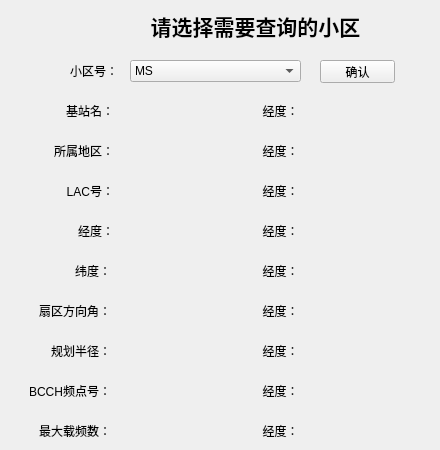
     <widget class="QWidget" name="page_11">
      <widget class="QComboBox" name="comboBox_4">
       <property name="geometry">
        <rect>
         <x>130</x>
         <y>60</y>
         <width>171</width>
         <height>22</height>
        </rect>
       </property>
       <item>
        <property name="text">
         <string>MS</string>
        </property>
       </item>
       <item>
        <property name="text">
         <string>MSC</string>
        </property>
       </item>
       <item>
        <property name="text">
         <string>BSC</string>
        </property>
       </item>
       <item>
        <property name="text">
         <string>BTS</string>
        </property>
       </item>
       <item>
        <property name="text">
         <string>CELL</string>
        </property>
       </item>
       <item>
        <property name="text">
         <string>FREQ</string>
        </property>
       </item>
       <item>
        <property name="text">
         <string>Antenna</string>
        </property>
       </item>
       <item>
        <property name="text">
         <string>DATAS</string>
        </property>
       </item>
       <item>
        <property name="text">
         <string>neighbor</string>
        </property>
       </item>
       <item>
        <property name="text">
         <string>detectInfo</string>
        </property>
       </item>
      </widget>
      <widget class="QLabel" name="label_18">
       <property name="geometry">
        <rect>
         <x>70</x>
         <y>60</y>
         <width>54</width>
         <height>21</height>
        </rect>
       </property>
       <property name="text">
        <string>小区号：</string>
       </property>
      </widget>
      <widget class="QLabel" name="label_21">
       <property name="geometry">
        <rect>
         <x>60</x>
         <y>220</y>
         <width>54</width>
         <height>21</height>
        </rect>
       </property>
       <property name="text">
        <string>经度：</string>
       </property>
       <property name="alignment">
        <set>Qt::AlignRight|Qt::AlignTrailing|Qt::AlignVCenter</set>
       </property>
      </widget>
      <widget class="QLabel" name="label_23">
       <property name="geometry">
        <rect>
         <x>150</x>
         <y>100</y>
         <width>261</width>
         <height>21</height>
        </rect>
       </property>
       <property name="layoutDirection">
        <enum>Qt::LeftToRight</enum>
       </property>
       <property name="text">
        <string>经度：</string>
       </property>
       <property name="alignment">
        <set>Qt::AlignCenter</set>
       </property>
      </widget>
      <widget class="QLabel" name="label_27">
       <property name="geometry">
        <rect>
         <x>0</x>
         <y>260</y>
         <width>111</width>
         <height>21</height>
        </rect>
       </property>
       <property name="text">
        <string>纬度：</string>
       </property>
       <property name="alignment">
        <set>Qt::AlignRight|Qt::AlignTrailing|Qt::AlignVCenter</set>
       </property>
      </widget>
      <widget class="QPushButton" name="confirm_4">
       <property name="geometry">
        <rect>
         <x>320</x>
         <y>60</y>
         <width>75</width>
         <height>23</height>
        </rect>
       </property>
       <property name="text">
        <string>确认</string>
       </property>
      </widget>
      <widget class="QLabel" name="label_20">
       <property name="geometry">
        <rect>
         <x>23</x>
         <y>140</y>
         <width>91</width>
         <height>21</height>
        </rect>
       </property>
       <property name="text">
        <string>所属地区：</string>
       </property>
       <property name="alignment">
        <set>Qt::AlignRight|Qt::AlignTrailing|Qt::AlignVCenter</set>
       </property>
      </widget>
      <widget class="QLabel" name="label_35">
       <property name="geometry">
        <rect>
         <x>150</x>
         <y>420</y>
         <width>261</width>
         <height>21</height>
        </rect>
       </property>
       <property name="layoutDirection">
        <enum>Qt::LeftToRight</enum>
       </property>
       <property name="text">
        <string>经度：</string>
       </property>
       <property name="alignment">
        <set>Qt::AlignCenter</set>
       </property>
      </widget>
      <widget class="QLabel" name="label_34">
       <property name="geometry">
        <rect>
         <x>0</x>
         <y>420</y>
         <width>111</width>
         <height>21</height>
        </rect>
       </property>
       <property name="text">
        <string>最大载频数：</string>
       </property>
       <property name="alignment">
        <set>Qt::AlignRight|Qt::AlignTrailing|Qt::AlignVCenter</set>
       </property>
      </widget>
      <widget class="QLabel" name="label_31">
       <property name="geometry">
        <rect>
         <x>150</x>
         <y>300</y>
         <width>261</width>
         <height>21</height>
        </rect>
       </property>
       <property name="layoutDirection">
        <enum>Qt::LeftToRight</enum>
       </property>
       <property name="text">
        <string>经度：</string>
       </property>
       <property name="alignment">
        <set>Qt::AlignCenter</set>
       </property>
      </widget>
      <widget class="QLabel" name="label_25">
       <property name="geometry">
        <rect>
         <x>150</x>
         <y>260</y>
         <width>261</width>
         <height>21</height>
        </rect>
       </property>
       <property name="layoutDirection">
        <enum>Qt::LeftToRight</enum>
       </property>
       <property name="text">
        <string>经度：</string>
       </property>
       <property name="alignment">
        <set>Qt::AlignCenter</set>
       </property>
      </widget>
      <widget class="QLabel" name="label_17">
       <property name="geometry">
        <rect>
         <x>150</x>
         <y>180</y>
         <width>261</width>
         <height>21</height>
        </rect>
       </property>
       <property name="layoutDirection">
        <enum>Qt::LeftToRight</enum>
       </property>
       <property name="text">
        <string>经度：</string>
       </property>
       <property name="alignment">
        <set>Qt::AlignCenter</set>
       </property>
      </widget>
      <widget class="QLabel" name="label_28">
       <property name="geometry">
        <rect>
         <x>0</x>
         <y>300</y>
         <width>111</width>
         <height>21</height>
        </rect>
       </property>
       <property name="text">
        <string>扇区方向角：</string>
       </property>
       <property name="alignment">
        <set>Qt::AlignRight|Qt::AlignTrailing|Qt::AlignVCenter</set>
       </property>
      </widget>
      <widget class="QLabel" name="label_30">
       <property name="geometry">
        <rect>
         <x>0</x>
         <y>380</y>
         <width>111</width>
         <height>21</height>
        </rect>
       </property>
       <property name="text">
        <string>BCCH频点号：</string>
       </property>
       <property name="alignment">
        <set>Qt::AlignRight|Qt::AlignTrailing|Qt::AlignVCenter</set>
       </property>
      </widget>
      <widget class="QLabel" name="label_19">
       <property name="geometry">
        <rect>
         <x>43</x>
         <y>100</y>
         <width>71</width>
         <height>21</height>
        </rect>
       </property>
       <property name="layoutDirection">
        <enum>Qt::LeftToRight</enum>
       </property>
       <property name="text">
        <string>基站名：</string>
       </property>
       <property name="alignment">
        <set>Qt::AlignRight|Qt::AlignTrailing|Qt::AlignVCenter</set>
       </property>
      </widget>
      <widget class="QLabel" name="label_26">
       <property name="geometry">
        <rect>
         <x>60</x>
         <y>180</y>
         <width>54</width>
         <height>21</height>
        </rect>
       </property>
       <property name="text">
        <string>LAC号：</string>
       </property>
       <property name="alignment">
        <set>Qt::AlignRight|Qt::AlignTrailing|Qt::AlignVCenter</set>
       </property>
      </widget>
      <widget class="QLabel" name="label_32">
       <property name="geometry">
        <rect>
         <x>150</x>
         <y>340</y>
         <width>261</width>
         <height>21</height>
        </rect>
       </property>
       <property name="layoutDirection">
        <enum>Qt::LeftToRight</enum>
       </property>
       <property name="text">
        <string>经度：</string>
       </property>
       <property name="alignment">
        <set>Qt::AlignCenter</set>
       </property>
      </widget>
      <widget class="QLabel" name="label_24">
       <property name="geometry">
        <rect>
         <x>150</x>
         <y>220</y>
         <width>261</width>
         <height>21</height>
        </rect>
       </property>
       <property name="layoutDirection">
        <enum>Qt::LeftToRight</enum>
       </property>
       <property name="text">
        <string>经度：</string>
       </property>
       <property name="alignment">
        <set>Qt::AlignCenter</set>
       </property>
      </widget>
      <widget class="QLabel" name="label_29">
       <property name="geometry">
        <rect>
         <x>0</x>
         <y>340</y>
         <width>111</width>
         <height>21</height>
        </rect>
       </property>
       <property name="text">
        <string>规划半径：</string>
       </property>
       <property name="alignment">
        <set>Qt::AlignRight|Qt::AlignTrailing|Qt::AlignVCenter</set>
       </property>
      </widget>
      <widget class="QLabel" name="label_22">
       <property name="geometry">
        <rect>
         <x>150</x>
         <y>140</y>
         <width>261</width>
         <height>21</height>
        </rect>
       </property>
       <property name="layoutDirection">
        <enum>Qt::LeftToRight</enum>
       </property>
       <property name="text">
        <string>经度：</string>
       </property>
       <property name="alignment">
        <set>Qt::AlignCenter</set>
       </property>
      </widget>
      <widget class="QLabel" name="label_11">
       <property name="geometry">
        <rect>
         <x>80</x>
         <y>10</y>
         <width>351</width>
         <height>31</height>
        </rect>
       </property>
       <property name="font">
        <font>
         <family>楷体</family>
         <pointsize>16</pointsize>
         <weight>75</weight>
         <bold>true</bold>
        </font>
       </property>
       <property name="text">
        <string>请选择需要查询的小区</string>
       </property>
       <property name="alignment">
        <set>Qt::AlignCenter</set>
       </property>
      </widget>
      <widget class="QLabel" name="label_33">
       <property name="geometry">
        <rect>
         <x>150</x>
         <y>380</y>
         <width>261</width>
         <height>21</height>
        </rect>
       </property>
       <property name="layoutDirection">
        <enum>Qt::LeftToRight</enum>
       </property>
       <property name="text">
        <string>经度：</string>
       </property>
       <property name="alignment">
        <set>Qt::AlignCenter</set>
       </property>
      </widget>
     </widget>
